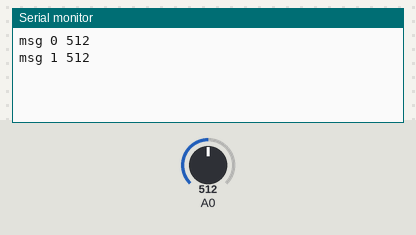
The sketch below on a simulated Arduino Uno, built with avr-gcc and run on an emulated ATmega328P. Shown: the last lines printed to the serial monitor. The test bench sets the inputs (shaded band); at power-on: A0 = 512.

Above: at 1.2 s.
1.3 s: A0 set to 716
At 2.6 s:
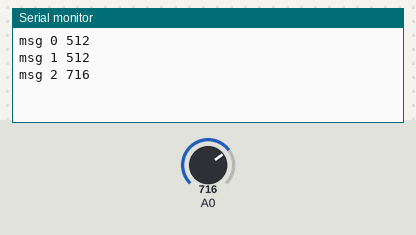
2.8 s: A0 set to 900
At 3.8 s:
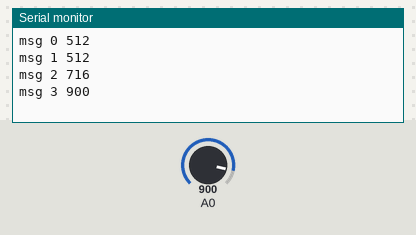
Timing chart, 0 to 5.8 s (numbered marks = the images above; inputs shaded):
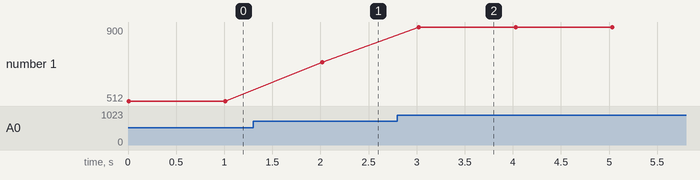

The sketch:

onewireSend.ino
```cpp
#include <OneWire.h>


const byte rxPin = 2;
const byte txPin = 3;

OneWire myWire(txPin);

void setup() {
  Serial.begin(9600);

}

long count =0;
void loop() {
  doWrite("msg "+String(count)+ " "+String(analogRead(A0)) );
  Serial.println("msg "+String(count)+ " "+String(analogRead(A0)));
  delay(1000);
  count++;
}

void doWrite(String msg1){
  int str_len = msg1.length() + 1;

  // Prepare the character array (the buffer)
  char char_array[str_len];

  // Copy it over
  msg1.toCharArray(char_array, str_len);
  for(int i =0; i < msg1.length(); i++ ) {
    char c = msg1[i];
    myWire.write(c);
  }
}
```

Measured:
- after the input at 1.3 s, the serial monitor: prints a new line after 0.72 s (image 1)
- after the input at 2.8 s, the serial monitor: prints a new line after 0.22 s (image 2)
- plotted number 1: 512 → 716 after the input at 1.3 s, 716 → 900 after the input at 2.8 s
